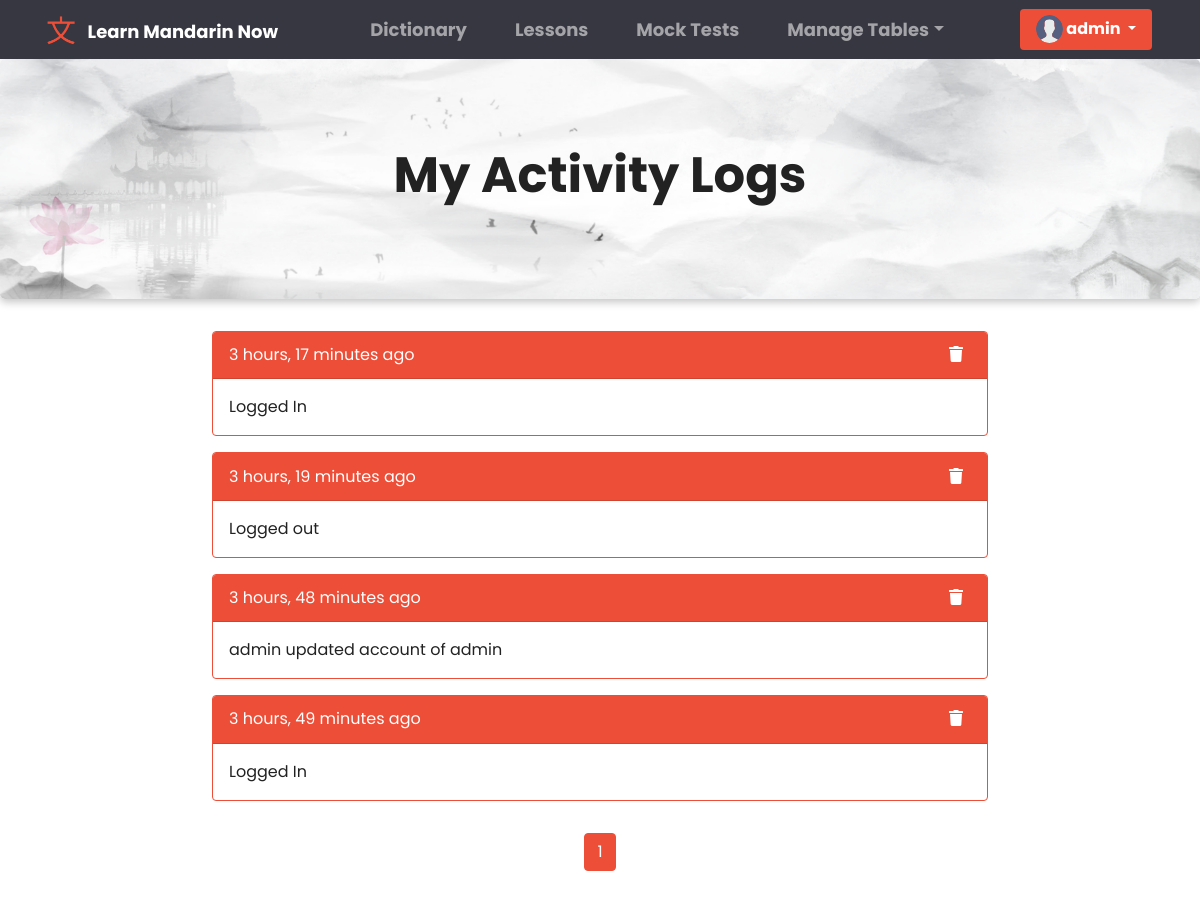
The app's page /my-activitylogs/ (signed in), older data.
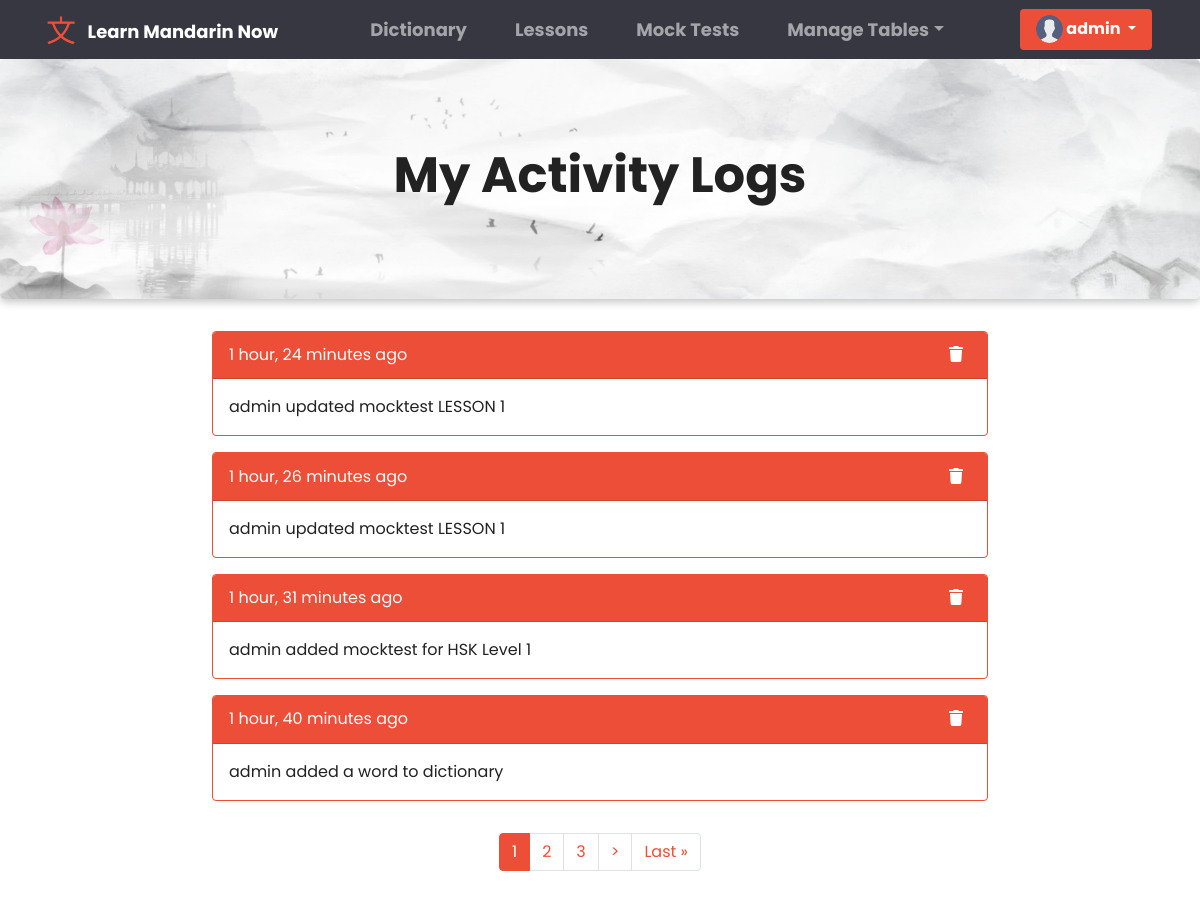
The same page, newer data.
### base/models.py (models this page shows, shortened)
class ActivityLog(models.Model):
    user = models.ForeignKey(User, on_delete=models.CASCADE)
    action = models.CharField(max_length=200, null=True)
    time_stamp = models.DateTimeField(auto_now_add=True)
    class Meta:
        ordering = ['-time_stamp']

### base/views.py (the view)
# urls.py: path('my-activitylogs/', views.MyActivityLogs, name = 'my-activitylogs'),
@login_required(login_url='anonymous')
def MyActivityLogs(request):
    user = User.objects.get(id=request.user.id)
    activities = user.activitylog_set.all()
    if request.method == 'POST':
        activity = ActivityLog.objects.get(id = request.POST.get('id'))
        messages.info(request, f"{activity} is deleted.")
        activity.delete()
        return redirect('my-activitylogs')
    p = Paginator(activities, 4)
    page = request.GET.get('page')
    activities = p.get_page(page)
    context = {
        'activities' : activities,
    }
    return render(request, 'my_activitylogs.html', context)

### templates/my_activitylogs.html (shortened to what this page needs)
{% extends 'main.html' %}
{% block content %}
{% load static %}
<link rel="stylesheet" href="{% static 'css/dictionary.css' %}" />
<link rel="stylesheet" href="{% static 'css/table.css' %}" />
<div class="container-fluid">
    <div class="row" id="dictionary_header">
        <h1 class="text-center" id="head_Text">My Activity Logs</h1>
      </div>
    <div class="row justify-content-center">
        <div class="col col-lg-8">
            {% for log in activities %}
            <div class="card border-primary mb-3">
                <div class="card-header card_head_def" id="card_subhead">
                  {{log.time_stamp|timesince}} ago
                  <div style="float: right">
                    <a href="#" onclick="showDeleteModal('modal_logs' , '{{log.id}}')"
                      ><i class="fas fa-trash mx-2 sub_headIcon"></i
                    ></a>
                  </div>
                </div>
                <div class="card-body">
                 {{ log.action }}
                </div>
              </div>
            {% endfor %}
        </div>
    </div>
    <div class="row justify-content-center">
        <div class="col col-lg-6">
            <ul class="pagination justify-content-center">
              <div class="pagination px-3 py-3">
                {% for i in activities.paginator.page_range %}
                {% if activities.number == i %}
                <li class="page-item active"><a class="page-link" href="?page={{i}}">{{i}}</a></li>
                {% elif i > activities.number|add:'-3' and i < activities.number|add:'3' %}
                <li class="page-item"><a class="page-link" href="?page={{i}}">{{i}}</a></li>
                {% endif %}
                {% endfor %}
                {% if activities.has_next %}
                <li class="page-item"><a class="page-link" href="?page={{activities.next_page_number}}">&#62;</a></li>
                <li class="page-item"><a class="page-link" href="?page={{ activities.paginator.num_pages  }}">Last &raquo</a></li>
                {% endif %}
            </ul>
        </div>
      </div>
</div>
{% endblock content %}

Row changes from the older to the newer data that the page shows:
no longer on this page (row unchanged): ActivityLog: time_stamp "3 hours, 17 minutes", action "Logged In"
no longer on this page (row unchanged): ActivityLog: time_stamp "3 hours, 19 minutes", action "Logged out"
no longer on this page (row unchanged): ActivityLog: time_stamp "3 hours, 48 minutes", action "admin updated account of admin"
no longer on this page (row unchanged): ActivityLog: time_stamp "3 hours, 49 minutes", action "Logged In"
added ActivityLog: time_stamp "1 hour, 24 minutes", action "admin updated mocktest LESSON 1"
added ActivityLog: time_stamp "1 hour, 26 minutes", action "admin updated mocktest LESSON 1"
added ActivityLog: time_stamp "1 hour, 31 minutes", action "admin added mocktest for HSK Level 1"
added ActivityLog: time_stamp "1 hour, 40 minutes", action "admin added a word to dictionary"
Text that changed along with them:
new list line: "2"
new list line: "3"
text now shown: "> Last »"
